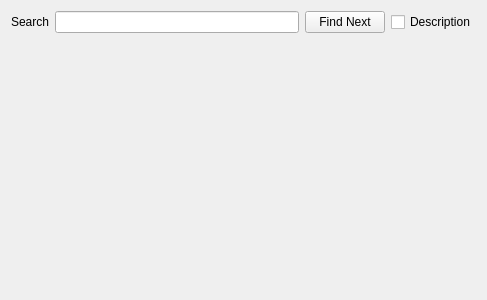
<ui version="4.0" >
 <class>KViewGroups</class>
 <widget class="QWidget" name="KViewGroups" >
  <property name="geometry" >
   <rect>
    <x>0</x>
    <y>0</y>
    <width>487</width>
    <height>300</height>
   </rect>
  </property>
  <property name="windowTitle" >
   <string>Form</string>
  </property>
  <layout class="QVBoxLayout" name="verticalLayout" >
   <item>
    <layout class="QHBoxLayout" name="horizontalLayout" >
     <item>
      <widget class="QLabel" name="label" >
       <property name="text" >
        <string>Search</string>
       </property>
      </widget>
     </item>
     <item>
      <widget class="QLineEdit" name="What" />
     </item>
     <item>
      <widget class="QPushButton" name="Search" >
       <property name="text" >
        <string>Find Next</string>
       </property>
      </widget>
     </item>
     <item>
      <widget class="QCheckBox" name="Desc" >
       <property name="text" >
        <string>Description</string>
       </property>
      </widget>
     </item>
    </layout>
   </item>
   <item>
    <widget class="QGObjectsList" native="1" name="Objects" >
     <property name="sizePolicy" >
      <sizepolicy vsizetype="MinimumExpanding" hsizetype="Preferred" >
       <horstretch>0</horstretch>
       <verstretch>0</verstretch>
      </sizepolicy>
     </property>
    </widget>
   </item>
  </layout>
 </widget>
 <customwidgets>
  <customwidget>
   <class>QGObjectsList</class>
   <extends>QWidget</extends>
   <header>qgobjectslist.h</header>
   <container>1</container>
  </customwidget>
 </customwidgets>
 <resources/>
 <connections/>
</ui>
